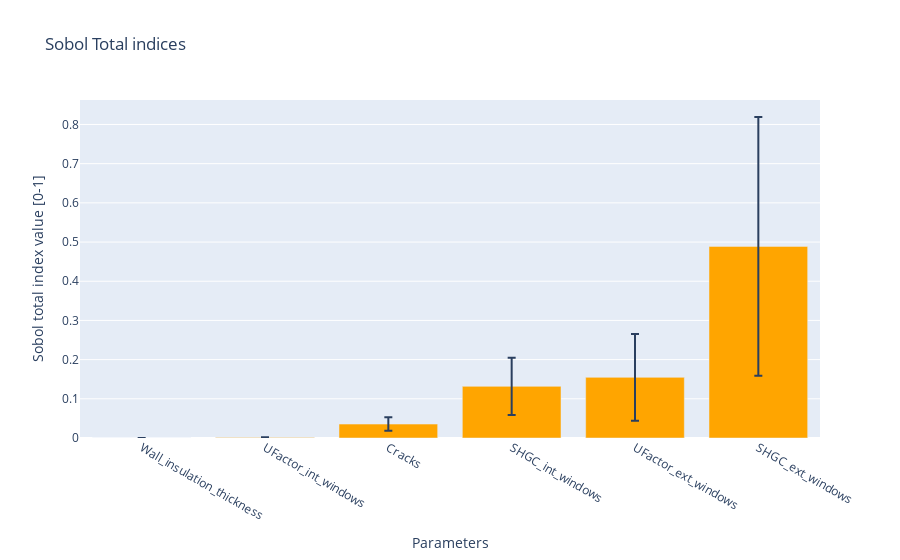

Here is the notebook cell this chart was saved with:
### Code cell
plot_sobol_st_bar(sa_analysis_sob.sensitivity_results)

### Figure 1 — Plotly figure (JSON) as saved in the notebook; plotly's stock layout.template omitted (floating-point values rounded to 4 significant figures)
{"data": [{"error_y": {"array": [1.186e-05, 0.0008025, 0.01732, 0.07312, 0.1106, 0.3304], "type": "data"}, "marker": {"color": "orange"}, "name": "Sobol Total Indices", "x": ["Wall_insulation_thickness", "UFactor_int_windows", "Cracks", "SHGC_int_windows", "UFactor_ext_windows", "SHGC_ext_windows"], "y": [1.357e-05, 0.001054, 0.03551, 0.1318, 0.1547, 0.489], "yaxis": "y", "type": "bar"}], "layout": {"title": {"text": "Sobol Total indices"}, "xaxis": {"title": {"text": "Parameters"}}, "yaxis": {"title": {"text": "Sobol total index value [0-1]"}}}}
